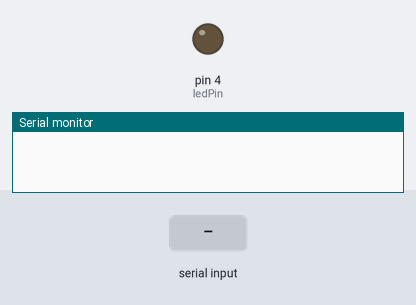
The sketch below on a simulated Arduino Uno, built with avr-gcc and run on an emulated ATmega328P. Parts: output pins drawn as LEDs (lit = HIGH), the last lines printed to the serial monitor. The test bench sets the inputs (shaded band).

Above: at 1.2 s.
1.3 s: byte 1 (1) received over Serial
At 2.1 s:
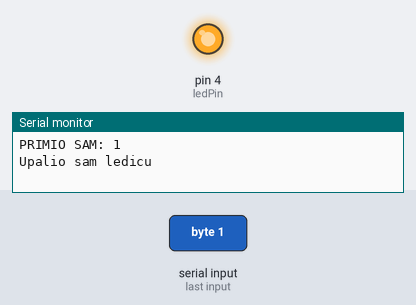
Timing chart, 0 to 4.3 s (numbered marks = the images above; inputs shaded):
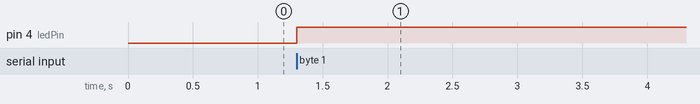

The sketch:

ledSignaling.ino
```cpp
int ledPin = 4;
char received;
int x;

void setup() {
  // put your setup code here, to run once:
  Serial.begin(57600);
  pinMode(ledPin, OUTPUT);
}

void loop() {
  // put your main code here, to run repeatedly:
  if(Serial.available() > 0){
    x = Serial.read();
    Serial.print("PRIMIO SAM: ");
    Serial.println(x);
    if (x == 1){
      digitalWrite(ledPin, HIGH);
      Serial.println("Upalio sam ledicu\n");
      delay(60000);
    }
    else{
      digitalWrite(ledPin, LOW);
    }
  }
  else{
    digitalWrite(ledPin, LOW);
  }

}
```

Measured:
- after the input at 1.3 s, pin 4 (ledPin): LOW → HIGH at once
